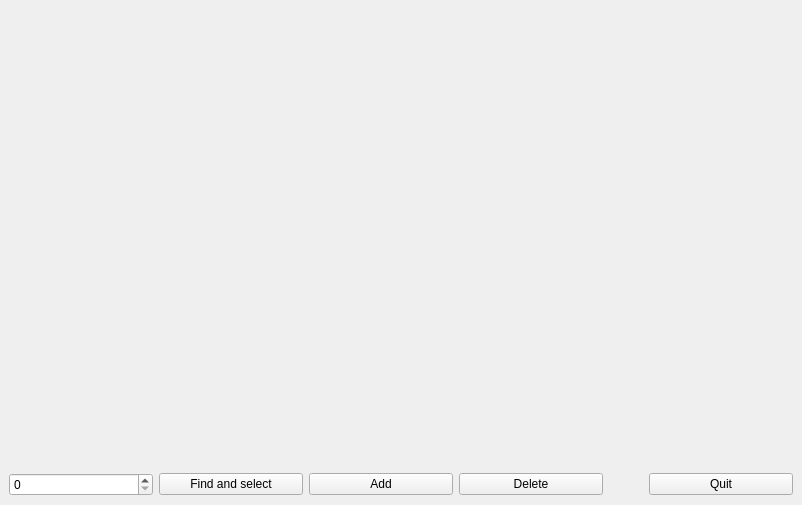
<?xml version="1.0" encoding="UTF-8"?>
<ui version="4.0">
 <class>MainWindow</class>
 <widget class="QMainWindow" name="MainWindow">
  <property name="geometry">
   <rect>
    <x>0</x>
    <y>0</y>
    <width>802</width>
    <height>505</height>
   </rect>
  </property>
  <property name="windowTitle">
   <string>MainWindow</string>
  </property>
  <widget class="QWidget" name="centralwidget">
   <layout class="QVBoxLayout" name="verticalLayout">
    <item>
     <layout class="QVBoxLayout" name="verticalLayout_2">
      <item>
       <spacer name="verticalSpacer">
        <property name="orientation">
         <enum>Qt::Vertical</enum>
        </property>
        <property name="sizeHint" stdset="0">
         <size>
          <width>20</width>
          <height>40</height>
         </size>
        </property>
       </spacer>
      </item>
     </layout>
    </item>
    <item>
     <layout class="QHBoxLayout" name="horizontalLayout">
      <property name="sizeConstraint">
       <enum>QLayout::SetMinimumSize</enum>
      </property>
      <item>
       <widget class="QSpinBox" name="keyInputField">
        <property name="maximum">
         <number>1000</number>
        </property>
       </widget>
      </item>
      <item>
       <widget class="QPushButton" name="findButton">
        <property name="text">
         <string>Find and select</string>
        </property>
       </widget>
      </item>
      <item>
       <widget class="QPushButton" name="addButton">
        <property name="text">
         <string>Add</string>
        </property>
       </widget>
      </item>
      <item>
       <widget class="QPushButton" name="deleteButton">
        <property name="text">
         <string>Delete</string>
        </property>
       </widget>
      </item>
      <item>
       <spacer name="horizontalSpacer">
        <property name="orientation">
         <enum>Qt::Horizontal</enum>
        </property>
        <property name="sizeType">
         <enum>QSizePolicy::Preferred</enum>
        </property>
        <property name="sizeHint" stdset="0">
         <size>
          <width>40</width>
          <height>20</height>
         </size>
        </property>
       </spacer>
      </item>
      <item>
       <widget class="QPushButton" name="quitButton">
        <property name="text">
         <string>Quit</string>
        </property>
       </widget>
      </item>
     </layout>
    </item>
   </layout>
  </widget>
  <widget class="QMenuBar" name="menubar">
   <property name="geometry">
    <rect>
     <x>0</x>
     <y>0</y>
     <width>802</width>
     <height>20</height>
    </rect>
   </property>
  </widget>
 </widget>
 <resources/>
 <connections>
  <connection>
   <sender>quitButton</sender>
   <signal>clicked()</signal>
   <receiver>MainWindow</receiver>
   <slot>close()</slot>
   <hints>
    <hint type="sourcelabel">
     <x>758</x>
     <y>543</y>
    </hint>
    <hint type="destinationlabel">
     <x>818</x>
     <y>538</y>
    </hint>
   </hints>
  </connection>
 </connections>
</ui>
